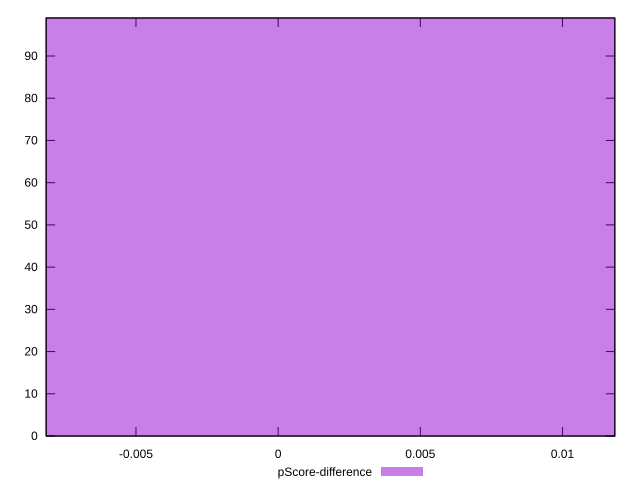

The script that saved this image:
reset

$pScoreDifference <<EOF
0 99
EOF

set key outside below
set boxwidth 0.1
set xrange [-0.008159101580687436:0.011840898419312565]
set yrange [0:99]
set trange [0:99]
set style fill transparent solid 0.5 noborder
set terminal svg size 640, 490 enhanced background rgb 'white'
set output "reports/report_00030_2021-02-24T20-42-31.540Z/dom-size/samples/card/pScore-difference/histogram.svg"

plot $pScoreDifference title "pScore-difference" with boxes

reset
